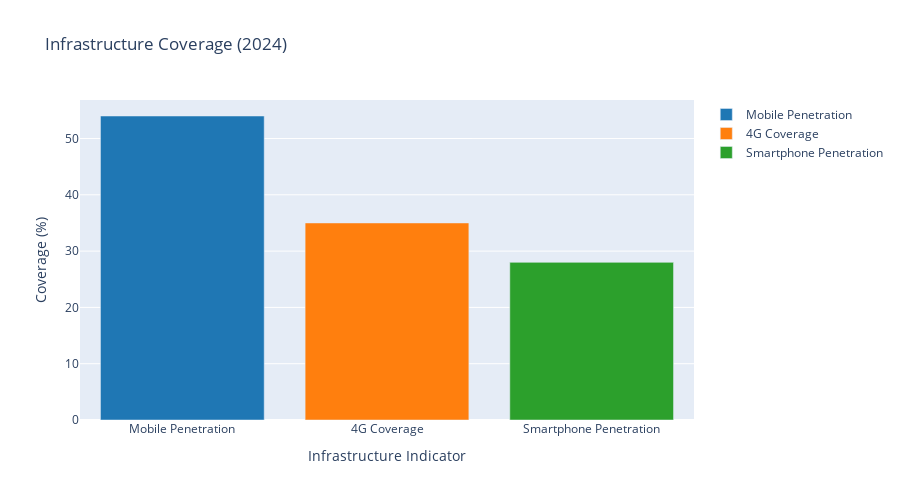

Notebook cell for this chart:
### Code cell
# Infrastructure Analysis
infra_indicators = ['infra_mobile_penetration', 'infra_4g_coverage', 'infra_smartphone_penetration']
infra_data = observations[observations['indicator_code'].isin(infra_indicators)].copy()

fig = go.Figure()

colors = ['#1f77b4', '#ff7f0e', '#2ca02c']
for i, indicator in enumerate(infra_indicators):
    data = infra_data[infra_data['indicator_code'] == indicator]
    if not data.empty:
        fig.add_trace(go.Bar(
            x=[data['indicator'].iloc[0]],
            y=[data['value_numeric'].iloc[0] * 100],
            name=data['indicator'].iloc[0],
            marker_color=colors[i]
        ))

fig.update_layout(
    title='Infrastructure Coverage (2024)',
    xaxis_title='Infrastructure Indicator',
    yaxis_title='Coverage (%)',
    height=500
)

fig.show()

print("=== INFRASTRUCTURE ANALYSIS ===")
for _, row in infra_data.iterrows():
    print(f"{row['indicator']}: {row['value_numeric'] * 100:.1f}%")

# Infrastructure vs Inclusion comparison
print("\n=== INFRASTRUCTURE VS INCLUSION ===")
account_ownership = observations[observations['indicator_code'] == 'access_account_ownership']['value_numeric'].iloc[-1]
mobile_penetration = infra_data[infra_data['indicator_code'] == 'infra_mobile_penetration']['value_numeric'].iloc[0]
smartphone_penetration = infra_data[infra_data['indicator_code'] == 'infra_smartphone_penetration']['value_numeric'].iloc[0]

print(f"Account ownership: {account_ownership * 100:.1f}%")
print(f"Mobile penetration: {mobile_penetration * 100:.1f}%")
print(f"Smartphone penetration: {smartphone_penetration * 100:.1f}%")
print(f"Mobile-to-account ratio: {mobile_penetration/account_ownership:.1f}x")

### Figure 1 — Plotly figure (JSON) as saved in the notebook; plotly's stock layout.template omitted (floating-point values rounded to 4 significant figures)
{"data": [{"marker": {"color": "#1f77b4"}, "name": "Mobile Penetration", "type": "bar", "x": ["Mobile Penetration"], "y": [54]}, {"marker": {"color": "#ff7f0e"}, "name": "4G Coverage", "type": "bar", "x": ["4G Coverage"], "y": [35]}, {"marker": {"color": "#2ca02c"}, "name": "Smartphone Penetration", "type": "bar", "x": ["Smartphone Penetration"], "y": [28.0]}], "layout": {"height": 500, "title": {"text": "Infrastructure Coverage (2024)"}, "xaxis": {"title": {"text": "Infrastructure Indicator"}}, "yaxis": {"title": {"text": "Coverage (%)"}}}}
